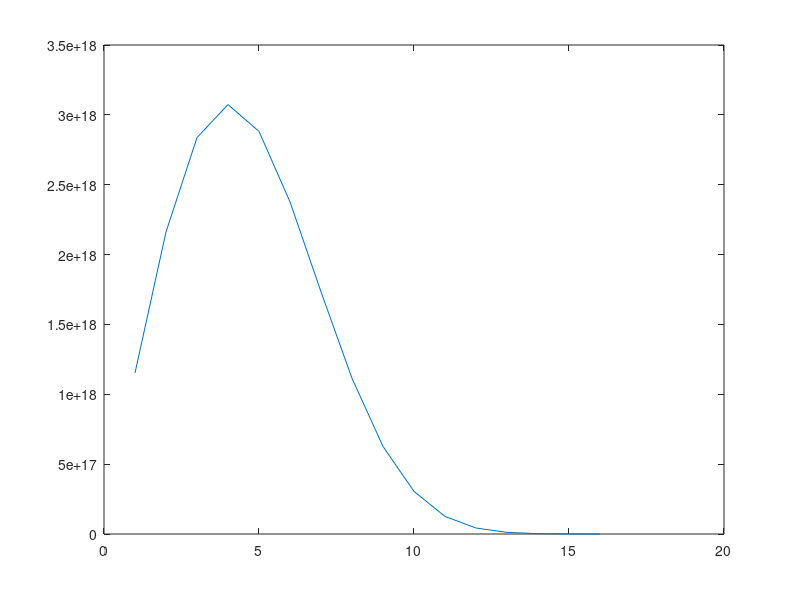

Write MATLAB code to recreate this figure.
% Copyright (C) 2013 Caleb Levy - All Rights Reserved.
%
% The terms of use, license and copyright information for the code and ideas
% contained herein are described in the LICENSE file included with this
% project. For more information please contact me at caleb.levy@berkeley.edu.

%% Contraction Density
% Calculate probability distribution of functions on N space with respect
% to size of set limit

% Maintenance
clear all
close all
clc

Save = true;
Show = false;

N = 16; % Set dimension


%% Caclulate densities (should take ~O(2^n) operations)

Ln = zeros(N,1); % The distribution

FacGrid = zeros(N+1,N+1); % Save us factorial computations
for L = 1:N+1 
    for M = 1:L
        FacGrid(L,M) = factorial(L-1)/(factorial(M-1)*factorial(L-M)); 
    end
end
% (N n) = FacGrid(N+1,n+1)

ExpGrid = 1:N;
[GridX,GridY] = meshgrid(ExpGrid,ExpGrid);
ExpGrid = GridX.^GridY; 
ExpGrid = ExpGrid.'; % X^Y = ExpGrid(X,Y)

for n = N-1:-1:1
    
    Ln(n) = factorial(N)/factorial(N-n);
    
    V = zeros(N-n+1,1);
    V(1) = n;
    V(2) = N-n;
    
    tot = 0;
    go = true;
    
    while go == true;
        
        val = 1;
        
        for J = 2:N-n+1 % J=1:N-n shifted by matlab indexing
            
            if V(J) == 0
                break % Very important: keeps cost under super-exponential
            end
            % Most of the cost is actually here
            
            % val = val * V(J-1)^V(J) * factorial(sum(V(J:end)) / (factorial(V(J))*
            % factorial(sum(V(J:end)-V(J)))
            val = val*ExpGrid(V(J-1),V(J)); 
            val = val*FacGrid(sum(V(J:end))+1,V(J)+1);
            
        end
                
        tot = tot + val;
        
        if V(N-n+1) == 1
            go = false;
            break % The only way to be sure is to break out
        end
        
        %% Index shifting
        for K = J:-1:2 % J-1:-1:1 (J has plus one too, so "2" is our "1")
            % Keep descending (backwards) until hitting a "step" you can subtract from
            
            if V(K-1)-1 ~= 0
                V(K-1) = V(K-1) - 1;
                V(K) = V(K) + (J-K+1);
                
                break
            end
            % Haven't hit the target, thus one step back
            
            V(K-1) = V(K-1) - 1;
        end
        
    end
    
    Ln(n) = Ln(n)*tot;
    
end

% We made it!

Ln(N) = factorial(N); % Take care of the last one, with all those screwy indices

plot(Ln)



